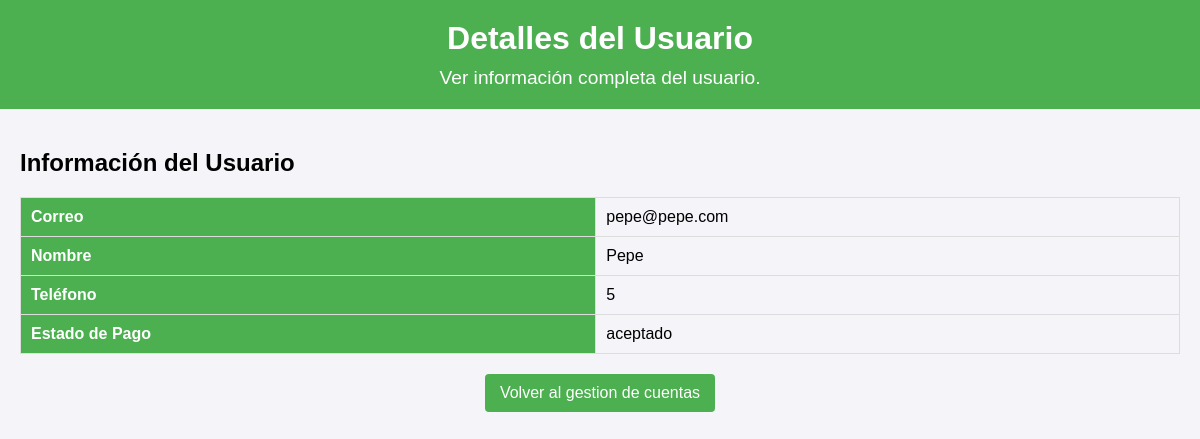
The page /0-Admin/verDetalles.php?ID=1 (signed in) on the database its author committed.
### tables this page shows
CREATE TABLE `usuarios` (
  `usuario_id` int(11) NOT NULL,
  `correo` varchar(255) NOT NULL,
  `contraseña` varchar(255) NOT NULL,
  `telefono` varchar(20) DEFAULT NULL,
  `nombre` varchar(100) NOT NULL,
  `edad` int(11) DEFAULT NULL,
  `fecha_creacion` timestamp NOT NULL DEFAULT current_timestamp(),
  `Estado_Pago` enum('sin_realizar','pendiente','aceptado') NOT NULL,
  `Comprobante` longblob NOT NULL
);

### 0-Admin/verDetalles.php (the view, shortened to what this page needs)
<?php
include '../0-php/conexion.php';
if (isset($_GET['ID'])) {
    $userId = $_GET['ID'];
    $sql = "SELECT * FROM Usuarios WHERE usuario_id = ?";
    $stmt = $con->prepare($sql);
    $stmt->bind_param("i", $userId);
    $stmt->execute();
    $result = $stmt->get_result();
    $user = $result->fetch_assoc();
} else {
    echo "ID no proporcionado";
    exit();
}
?>
<!DOCTYPE html>
<html lang="es">
<head>
    <link rel="stylesheet" href="../CSS/gestionCuentas.css">
</head>
<body>
    <header>
        <h1>Detalles del Usuario</h1>
        <p>Ver información completa del usuario.</p>
    </header>
    <main>
        <section>
            <h2>Información del Usuario</h2>
            <table>
                <tr>
                    <th>Correo</th>
                    <td><?= $user['correo'] ?></td>
                </tr>
                <tr>
                    <th>Nombre</th>
                    <td><?= $user['nombre'] ?></td>
                </tr>
                <tr>
                    <th>Teléfono</th>
                    <td><?= $user['telefono'] ?></td>
                </tr>
                <tr>
                    <th>Estado de Pago</th>
                    <td><?= $user['Estado_Pago'] ?></td>
                </tr>
            </table>
            <button class="return-button" onclick="window.location.href='gestionarCuentas.php'">Volver al gestion de cuentas</button>
        </section>
    </main>
</body>
</html>

### CSS/gestionCuentas.css (style rules this page uses)
body { font-family: Arial, sans-serif; margin: 0; padding: 0; background-color: #f4f4f9; }
header { text-align: center; padding: 20px; background-color: #4CAF50; color: white; }
header h1 { margin: 0; font-size: 2em; }
header p { margin: 10px 0 0; font-size: 1.2em; }
main { padding: 20px; }
section { margin-bottom: 30px; }
table { width: 100%; border-collapse: collapse; margin-bottom: 20px; }
table th, table td { padding: 10px; text-align: left; border: 1px solid #ddd; }
table th { background-color: #4CAF50; color: white; }
.return-button { background-color: #4CAF50; color: white; padding: 10px 15px; border: none; border-radius: 4px; cursor: pointer; font-size: 1em; margin: 20px auto; display: block; }

### rows shown on the page
usuarios: correo "pepe@pepe.com", nombre "Pepe", telefono "5", Estado_Pago "aceptado"
